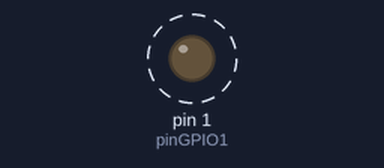
A sketch run on a simulated Arduino Uno, built with avr-gcc and run on an emulated ATmega328P. On the bench: output pins drawn as LEDs (lit = HIGH). Dashed ring = blinking.

Above: at 0.2 s.
Timing chart, 0 to 3.0 s (numbered marks = the images above):
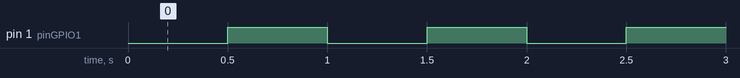

Measured:
- by itself, pin 1 (pinGPIO1): alternates HIGH for 0.50 s and LOW for 0.50 s

The sketch:

BLINK.ino
```cpp
#define pinGPIO1 1

void setup() {
  pinMode(pinGPIO1, OUTPUT);
  digitalWrite(pinGPIO1, LOW);
}

void loop() {
    delay(500);
    digitalWrite(pinGPIO1, HIGH);
    delay(500);
    digitalWrite(pinGPIO1, LOW);
}
```
